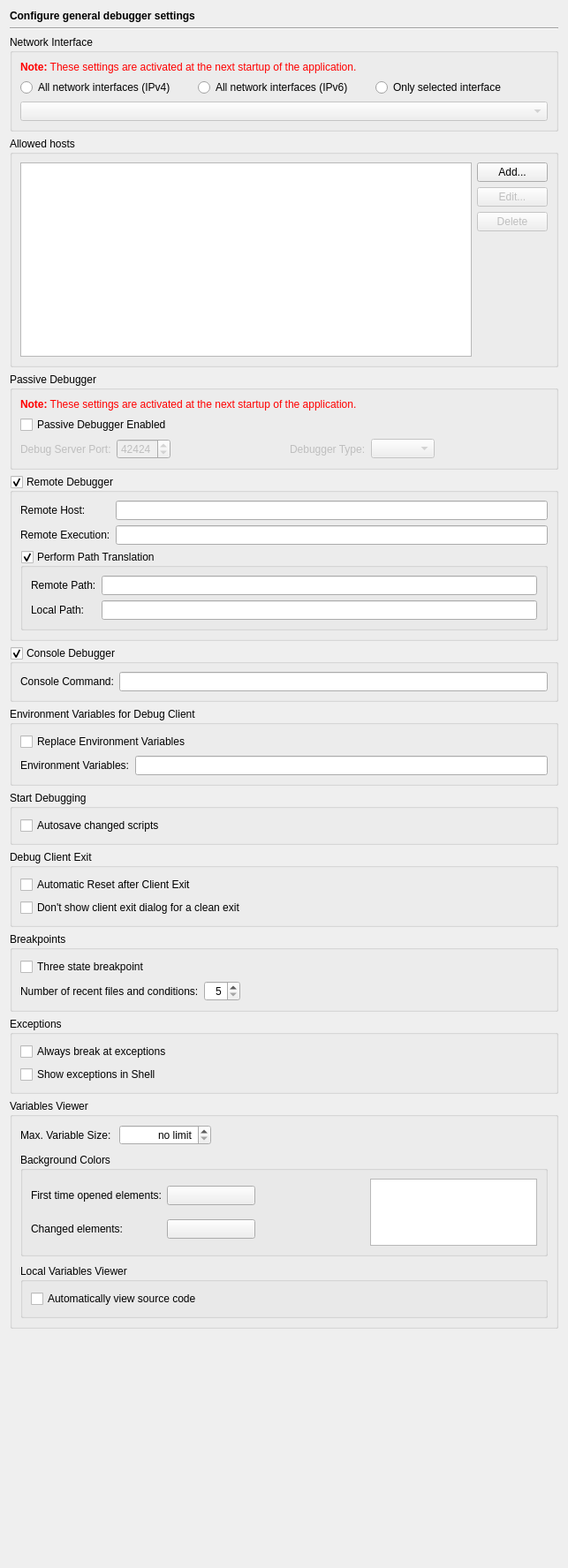
<?xml version="1.0" encoding="UTF-8"?>
<ui version="4.0">
 <class>DebuggerGeneralPage</class>
 <widget class="QWidget" name="DebuggerGeneralPage">
  <property name="geometry">
   <rect>
    <x>0</x>
    <y>0</y>
    <width>643</width>
    <height>1776</height>
   </rect>
  </property>
  <layout class="QVBoxLayout" name="verticalLayout_7">
   <item>
    <widget class="QLabel" name="headerLabel">
     <property name="text">
      <string>&lt;b&gt;Configure general debugger settings&lt;/b&gt;</string>
     </property>
    </widget>
   </item>
   <item>
    <widget class="Line" name="line11">
     <property name="frameShape">
      <enum>QFrame::HLine</enum>
     </property>
     <property name="frameShadow">
      <enum>QFrame::Sunken</enum>
     </property>
     <property name="orientation">
      <enum>Qt::Horizontal</enum>
     </property>
    </widget>
   </item>
   <item>
    <widget class="QGroupBox" name="groupBox_3">
     <property name="title">
      <string>Network Interface</string>
     </property>
     <layout class="QGridLayout" name="gridLayout_2">
      <item row="0" column="0" colspan="3">
       <widget class="QLabel" name="TextLabel1_2_3">
        <property name="text">
         <string>&lt;font color=&quot;#FF0000&quot;&gt;&lt;b&gt;Note:&lt;/b&gt; These settings are activated at the next startup of the application.&lt;/font&gt;</string>
        </property>
       </widget>
      </item>
      <item row="1" column="0">
       <widget class="QRadioButton" name="allInterfacesButton">
        <property name="toolTip">
         <string>Select to listen on all available network interfaces (IPv4 mode)</string>
        </property>
        <property name="text">
         <string>All network interfaces (IPv4)</string>
        </property>
       </widget>
      </item>
      <item row="1" column="1">
       <widget class="QRadioButton" name="all6InterfacesButton">
        <property name="toolTip">
         <string>Select to listen on all available network interfaces (IPv6 mode)</string>
        </property>
        <property name="text">
         <string>All network interfaces (IPv6)</string>
        </property>
       </widget>
      </item>
      <item row="1" column="2">
       <widget class="QRadioButton" name="selectedInterfaceButton">
        <property name="toolTip">
         <string>Select to listen on the configured interface</string>
        </property>
        <property name="text">
         <string>Only selected interface</string>
        </property>
       </widget>
      </item>
      <item row="2" column="0" colspan="3">
       <widget class="QComboBox" name="interfacesCombo">
        <property name="enabled">
         <bool>false</bool>
        </property>
        <property name="toolTip">
         <string>Select the network interface to listen on</string>
        </property>
       </widget>
      </item>
     </layout>
    </widget>
   </item>
   <item>
    <widget class="QGroupBox" name="groupBox_4">
     <property name="title">
      <string>Allowed hosts</string>
     </property>
     <layout class="QGridLayout">
      <item row="3" column="1">
       <spacer>
        <property name="orientation">
         <enum>Qt::Vertical</enum>
        </property>
        <property name="sizeHint" stdset="0">
         <size>
          <width>20</width>
          <height>40</height>
         </size>
        </property>
       </spacer>
      </item>
      <item row="2" column="1">
       <widget class="QPushButton" name="deleteAllowedHostButton">
        <property name="enabled">
         <bool>false</bool>
        </property>
        <property name="text">
         <string>Delete</string>
        </property>
       </widget>
      </item>
      <item row="1" column="1">
       <widget class="QPushButton" name="editAllowedHostButton">
        <property name="enabled">
         <bool>false</bool>
        </property>
        <property name="text">
         <string>Edit...</string>
        </property>
       </widget>
      </item>
      <item row="0" column="1">
       <widget class="QPushButton" name="addAllowedHostButton">
        <property name="text">
         <string>Add...</string>
        </property>
       </widget>
      </item>
      <item row="0" column="0" rowspan="4">
       <widget class="QListWidget" name="allowedHostsList">
        <property name="sizePolicy">
         <sizepolicy hsizetype="Expanding" vsizetype="Preferred">
          <horstretch>0</horstretch>
          <verstretch>0</verstretch>
         </sizepolicy>
        </property>
       </widget>
      </item>
     </layout>
    </widget>
   </item>
   <item>
    <widget class="QGroupBox" name="passiveDbgGroup">
     <property name="title">
      <string>Passive Debugger</string>
     </property>
     <layout class="QGridLayout" name="gridLayout">
      <item row="0" column="0" colspan="6">
       <widget class="QLabel" name="TextLabel1_2_2">
        <property name="text">
         <string>&lt;font color=&quot;#FF0000&quot;&gt;&lt;b&gt;Note:&lt;/b&gt; These settings are activated at the next startup of the application.&lt;/font&gt;</string>
        </property>
       </widget>
      </item>
      <item row="1" column="0" colspan="6">
       <widget class="QCheckBox" name="passiveDbgCheckBox">
        <property name="toolTip">
         <string>Enables the passive debug mode</string>
        </property>
        <property name="whatsThis">
         <string>&lt;b&gt;Passive Debugger Enabled&lt;/b&gt;
&lt;p&gt;This enables the passive debugging mode. In this mode the debug client (the script) connects to the debug server (the IDE). The script is started outside the IDE. This way mod_python or Zope scripts can be debugged.&lt;/p&gt;</string>
        </property>
        <property name="text">
         <string>Passive Debugger Enabled</string>
        </property>
       </widget>
      </item>
      <item row="2" column="0">
       <widget class="QLabel" name="passiveDbgPortLabel">
        <property name="enabled">
         <bool>false</bool>
        </property>
        <property name="text">
         <string>Debug Server Port:</string>
        </property>
       </widget>
      </item>
      <item row="2" column="1">
       <widget class="QSpinBox" name="passiveDbgPortSpinBox">
        <property name="enabled">
         <bool>false</bool>
        </property>
        <property name="toolTip">
         <string>Enter the port the debugger should listen on</string>
        </property>
        <property name="whatsThis">
         <string>&lt;b&gt;Debug Server Port&lt;/b&gt;
&lt;p&gt;Enter the port the debugger should listen on.&lt;/p&gt;</string>
        </property>
        <property name="minimum">
         <number>1024</number>
        </property>
        <property name="maximum">
         <number>65535</number>
        </property>
        <property name="value">
         <number>42424</number>
        </property>
       </widget>
      </item>
      <item row="2" column="2">
       <spacer name="horizontalSpacer_2">
        <property name="orientation">
         <enum>Qt::Horizontal</enum>
        </property>
        <property name="sizeHint" stdset="0">
         <size>
          <width>91</width>
          <height>20</height>
         </size>
        </property>
       </spacer>
      </item>
      <item row="2" column="3">
       <widget class="QLabel" name="label">
        <property name="enabled">
         <bool>false</bool>
        </property>
        <property name="text">
         <string>Debugger Type:</string>
        </property>
       </widget>
      </item>
      <item row="2" column="4">
       <widget class="QComboBox" name="passiveDbgBackendCombo">
        <property name="enabled">
         <bool>false</bool>
        </property>
        <property name="toolTip">
         <string>Select the debugger type of the backend</string>
        </property>
       </widget>
      </item>
      <item row="2" column="5">
       <spacer name="horizontalSpacer">
        <property name="orientation">
         <enum>Qt::Horizontal</enum>
        </property>
        <property name="sizeHint" stdset="0">
         <size>
          <width>91</width>
          <height>20</height>
         </size>
        </property>
       </spacer>
      </item>
     </layout>
    </widget>
   </item>
   <item>
    <widget class="QGroupBox" name="remoteDebuggerGroup">
     <property name="toolTip">
      <string>Select, if the debugger should be run remotely</string>
     </property>
     <property name="title">
      <string>Remote Debugger</string>
     </property>
     <property name="checkable">
      <bool>true</bool>
     </property>
     <layout class="QGridLayout">
      <item row="0" column="1">
       <widget class="QLineEdit" name="hostLineEdit">
        <property name="toolTip">
         <string>Enter the hostname of the remote machine.</string>
        </property>
        <property name="whatsThis">
         <string>&lt;b&gt;Remote Host&lt;/b&gt;
&lt;p&gt;Enter the hostname of the remote machine.&lt;/p&gt;</string>
        </property>
       </widget>
      </item>
      <item row="0" column="0">
       <widget class="QLabel" name="hostLabel">
        <property name="text">
         <string>Remote Host:</string>
        </property>
        <property name="buddy">
         <cstring>hostLineEdit</cstring>
        </property>
       </widget>
      </item>
      <item row="1" column="0">
       <widget class="QLabel" name="execLabel">
        <property name="text">
         <string>Remote Execution:</string>
        </property>
        <property name="buddy">
         <cstring>execLineEdit</cstring>
        </property>
       </widget>
      </item>
      <item row="1" column="1">
       <widget class="QLineEdit" name="execLineEdit">
        <property name="toolTip">
         <string>Enter the remote execution command.</string>
        </property>
        <property name="whatsThis">
         <string>&lt;b&gt;Remote Execution&lt;/b&gt;
&lt;p&gt;Enter the remote execution command (e.g. ssh). This command is used to log into the remote host and execute the remote debugger.&lt;/p&gt;</string>
        </property>
       </widget>
      </item>
      <item row="2" column="0" colspan="2">
       <widget class="QGroupBox" name="dbgPathTranslationGroup">
        <property name="toolTip">
         <string>Select, if path translation for remote debugging should be done</string>
        </property>
        <property name="title">
         <string>Perform Path Translation</string>
        </property>
        <property name="checkable">
         <bool>true</bool>
        </property>
        <layout class="QGridLayout" name="_2">
         <item row="1" column="0">
          <widget class="QLabel" name="textLabel2_9">
           <property name="text">
            <string>Local Path:</string>
           </property>
          </widget>
         </item>
         <item row="1" column="1">
          <widget class="QLineEdit" name="dbgTranslationLocalEdit">
           <property name="toolTip">
            <string>Enter the local path</string>
           </property>
          </widget>
         </item>
         <item row="0" column="1">
          <widget class="QLineEdit" name="dbgTranslationRemoteEdit">
           <property name="toolTip">
            <string>Enter the remote path</string>
           </property>
          </widget>
         </item>
         <item row="0" column="0">
          <widget class="QLabel" name="textLabel1_18">
           <property name="text">
            <string>Remote Path:</string>
           </property>
          </widget>
         </item>
        </layout>
       </widget>
      </item>
     </layout>
    </widget>
   </item>
   <item>
    <widget class="QGroupBox" name="consoleDebuggerGroup">
     <property name="toolTip">
      <string>Select, if the debugger should be executed in a console window</string>
     </property>
     <property name="title">
      <string>Console Debugger</string>
     </property>
     <property name="checkable">
      <bool>true</bool>
     </property>
     <layout class="QGridLayout" name="_4">
      <item row="0" column="1">
       <widget class="QLineEdit" name="consoleDbgEdit">
        <property name="toolTip">
         <string>Enter the console command (e.g. xterm -e)</string>
        </property>
        <property name="whatsThis">
         <string>&lt;b&gt;Console Command&lt;/b&gt;
&lt;p&gt;Enter the console command (e.g. xterm -e). This command is used to open a command window for the debugger.&lt;/p&gt;</string>
        </property>
       </widget>
      </item>
      <item row="0" column="0">
       <widget class="QLabel" name="textLabel1_17">
        <property name="text">
         <string>Console Command:</string>
        </property>
       </widget>
      </item>
     </layout>
    </widget>
   </item>
   <item>
    <widget class="QGroupBox" name="groupBox_5">
     <property name="title">
      <string>Environment Variables for Debug Client</string>
     </property>
     <layout class="QGridLayout" name="_3">
      <item row="0" column="0" colspan="2">
       <widget class="QCheckBox" name="debugEnvironReplaceCheckBox">
        <property name="toolTip">
         <string>Select, if the environment should be replaced.</string>
        </property>
        <property name="whatsThis">
         <string>&lt;b&gt;Replace Environment&lt;/b&gt;
&lt;p&gt;If this entry is checked, the environment of the debugger will be replaced by the entries of the environment variables field. If it is unchecked, the environment will be ammended by these settings.&lt;/p&gt;</string>
        </property>
        <property name="text">
         <string>Replace Environment Variables</string>
        </property>
       </widget>
      </item>
      <item row="1" column="0">
       <widget class="QLabel" name="textLabel1_16">
        <property name="text">
         <string>Environment Variables:</string>
        </property>
       </widget>
      </item>
      <item row="1" column="1">
       <widget class="QLineEdit" name="debugEnvironEdit">
        <property name="toolTip">
         <string>Enter the environment variables to be set.</string>
        </property>
        <property name="whatsThis">
         <string>&lt;b&gt;Environment Variables&lt;/b&gt;
&lt;p&gt;Enter the environment variables to be set for the debugger. The individual settings must be separated by whitespace and be given in the form 'var=value'.&lt;/p&gt;
&lt;p&gt;Example: var1=1 var2=&quot;hello world&quot;&lt;/p&gt;</string>
        </property>
       </widget>
      </item>
     </layout>
    </widget>
   </item>
   <item>
    <widget class="QGroupBox" name="groupBox">
     <property name="title">
      <string>Start Debugging</string>
     </property>
     <layout class="QVBoxLayout" name="verticalLayout">
      <item>
       <widget class="QCheckBox" name="debugAutoSaveScriptsCheckBox">
        <property name="toolTip">
         <string>Select, whether changed scripts should be saved upon a debug, run, ... action.</string>
        </property>
        <property name="text">
         <string>Autosave changed scripts</string>
        </property>
       </widget>
      </item>
     </layout>
    </widget>
   </item>
   <item>
    <widget class="QGroupBox" name="groupBox_7">
     <property name="title">
      <string>Debug Client Exit</string>
     </property>
     <layout class="QVBoxLayout" name="verticalLayout_3">
      <item>
       <widget class="QCheckBox" name="automaticResetCheckBox">
        <property name="toolTip">
         <string>Select, whether a reset of the debug client should be performed after a client exit</string>
        </property>
        <property name="text">
         <string>Automatic Reset after Client Exit</string>
        </property>
       </widget>
      </item>
      <item>
       <widget class="QCheckBox" name="dontShowClientExitCheckBox">
        <property name="toolTip">
         <string>Select to suppress the client exit dialog for a clean exit</string>
        </property>
        <property name="text">
         <string>Don't show client exit dialog for a clean exit</string>
        </property>
       </widget>
      </item>
     </layout>
    </widget>
   </item>
   <item>
    <widget class="QGroupBox" name="groupBox_8">
     <property name="title">
      <string>Breakpoints</string>
     </property>
     <layout class="QVBoxLayout" name="verticalLayout_2">
      <item>
       <widget class="QCheckBox" name="debugThreeStateBreakPoint">
        <property name="toolTip">
         <string>Select to change the breakpoint toggle order from Off-&gt;On-&gt;Off to Off-&gt;On (permanent)-&gt;On (temporary)-&gt;Off</string>
        </property>
        <property name="text">
         <string>Three state breakpoint</string>
        </property>
       </widget>
      </item>
      <item>
       <layout class="QHBoxLayout" name="horizontalLayout_2">
        <item>
         <widget class="QLabel" name="label_4">
          <property name="text">
           <string>Number of recent files and conditions:</string>
          </property>
         </widget>
        </item>
        <item>
         <widget class="QSpinBox" name="recentFilesSpinBox">
          <property name="toolTip">
           <string>Enter the number of recent files and breakpoint conditions to remember</string>
          </property>
          <property name="alignment">
           <set>Qt::AlignRight|Qt::AlignTrailing|Qt::AlignVCenter</set>
          </property>
          <property name="minimum">
           <number>5</number>
          </property>
          <property name="maximum">
           <number>50</number>
          </property>
         </widget>
        </item>
        <item>
         <spacer name="spacer">
          <property name="orientation">
           <enum>Qt::Horizontal</enum>
          </property>
          <property name="sizeHint" stdset="0">
           <size>
            <width>40</width>
            <height>20</height>
           </size>
          </property>
         </spacer>
        </item>
       </layout>
      </item>
     </layout>
    </widget>
   </item>
   <item>
    <widget class="QGroupBox" name="groupBox_9">
     <property name="title">
      <string>Exceptions</string>
     </property>
     <layout class="QVBoxLayout" name="verticalLayout_4">
      <item>
       <widget class="QCheckBox" name="exceptionBreakCheckBox">
        <property name="toolTip">
         <string>Select to always break at exceptions</string>
        </property>
        <property name="text">
         <string>Always break at exceptions</string>
        </property>
       </widget>
      </item>
      <item>
       <widget class="QCheckBox" name="exceptionShellCheckBox">
        <property name="toolTip">
         <string>Select to show exception information in the shell window</string>
        </property>
        <property name="text">
         <string>Show exceptions in Shell</string>
        </property>
       </widget>
      </item>
     </layout>
    </widget>
   </item>
   <item>
    <widget class="QGroupBox" name="groupBox_11">
     <property name="title">
      <string>Variables Viewer</string>
     </property>
     <layout class="QVBoxLayout" name="verticalLayout_6">
      <property name="spacing">
       <number>9</number>
      </property>
      <item>
       <layout class="QHBoxLayout" name="horizontalLayout">
        <item>
         <widget class="QLabel" name="label_2">
          <property name="text">
           <string>Max. Variable Size:</string>
          </property>
         </widget>
        </item>
        <item>
         <widget class="QSpinBox" name="maxSizeSpinBox">
          <property name="toolTip">
           <string>Enter the maximum size of a variable to be shown (0 = no limit)</string>
          </property>
          <property name="alignment">
           <set>Qt::AlignRight|Qt::AlignTrailing|Qt::AlignVCenter</set>
          </property>
          <property name="specialValueText">
           <string>no limit</string>
          </property>
          <property name="showGroupSeparator" stdset="0">
           <bool>true</bool>
          </property>
          <property name="suffix">
           <string> Bytes</string>
          </property>
          <property name="maximum">
           <number>1063256064</number>
          </property>
          <property name="singleStep">
           <number>16384</number>
          </property>
         </widget>
        </item>
        <item>
         <spacer name="horizontalSpacer_3">
          <property name="orientation">
           <enum>Qt::Horizontal</enum>
          </property>
          <property name="sizeHint" stdset="0">
           <size>
            <width>40</width>
            <height>20</height>
           </size>
          </property>
         </spacer>
        </item>
       </layout>
      </item>
      <item>
       <widget class="QGroupBox" name="groupBox_2">
        <property name="title">
         <string>Background Colors</string>
        </property>
        <layout class="QHBoxLayout" name="horizontalLayout_3" stretch="2,1">
         <item>
          <layout class="QGridLayout" name="gridLayout_3">
           <property name="topMargin">
            <number>8</number>
           </property>
           <property name="bottomMargin">
            <number>8</number>
           </property>
           <property name="verticalSpacing">
            <number>16</number>
           </property>
           <item row="1" column="1">
            <widget class="QPushButton" name="backgroundChangedButton">
             <property name="minimumSize">
              <size>
               <width>100</width>
               <height>0</height>
              </size>
             </property>
             <property name="maximumSize">
              <size>
               <width>100</width>
               <height>16777215</height>
              </size>
             </property>
             <property name="toolTip">
              <string>Select the background color for changed items.</string>
             </property>
             <property name="text">
              <string/>
             </property>
            </widget>
           </item>
           <item row="1" column="0">
            <widget class="QLabel" name="label_bgChangedItems">
             <property name="text">
              <string>Changed elements:</string>
             </property>
            </widget>
           </item>
           <item row="0" column="0">
            <widget class="QLabel" name="label_bgFirstLoaded">
             <property name="text">
              <string>First time opened elements:</string>
             </property>
            </widget>
           </item>
           <item row="0" column="1">
            <widget class="QPushButton" name="backgroundNewButton">
             <property name="minimumSize">
              <size>
               <width>100</width>
               <height>0</height>
              </size>
             </property>
             <property name="maximumSize">
              <size>
               <width>100</width>
               <height>16777215</height>
              </size>
             </property>
             <property name="toolTip">
              <string>Select the background color for elements which are loaded for the first time.</string>
             </property>
             <property name="text">
              <string/>
             </property>
            </widget>
           </item>
           <item row="0" column="2">
            <spacer name="horizontalSpacer_4">
             <property name="orientation">
              <enum>Qt::Horizontal</enum>
             </property>
             <property name="sizeHint" stdset="0">
              <size>
               <width>40</width>
               <height>20</height>
              </size>
             </property>
            </spacer>
           </item>
          </layout>
         </item>
         <item>
          <widget class="QListView" name="preView">
           <property name="sizePolicy">
            <sizepolicy hsizetype="Expanding" vsizetype="Ignored">
             <horstretch>0</horstretch>
             <verstretch>0</verstretch>
            </sizepolicy>
           </property>
           <property name="focusPolicy">
            <enum>Qt::NoFocus</enum>
           </property>
           <property name="verticalScrollBarPolicy">
            <enum>Qt::ScrollBarAlwaysOff</enum>
           </property>
           <property name="horizontalScrollBarPolicy">
            <enum>Qt::ScrollBarAlwaysOff</enum>
           </property>
           <property name="editTriggers">
            <set>QAbstractItemView::NoEditTriggers</set>
           </property>
           <property name="alternatingRowColors">
            <bool>true</bool>
           </property>
          </widget>
         </item>
        </layout>
       </widget>
      </item>
      <item>
       <widget class="QGroupBox" name="groupBox_10">
        <property name="title">
         <string>Local Variables Viewer</string>
        </property>
        <layout class="QVBoxLayout" name="verticalLayout_5">
         <item>
          <widget class="QCheckBox" name="autoViewSourcecodeCheckBox">
           <property name="toolTip">
            <string>Automatically view source code when user changes the callstack frame in the callstack viewer.</string>
           </property>
           <property name="text">
            <string>Automatically view source code</string>
           </property>
          </widget>
         </item>
        </layout>
       </widget>
      </item>
     </layout>
    </widget>
   </item>
   <item>
    <spacer name="verticalSpacer">
     <property name="orientation">
      <enum>Qt::Vertical</enum>
     </property>
     <property name="sizeHint" stdset="0">
      <size>
       <width>20</width>
       <height>28</height>
      </size>
     </property>
    </spacer>
   </item>
  </layout>
 </widget>
 <tabstops>
  <tabstop>allInterfacesButton</tabstop>
  <tabstop>all6InterfacesButton</tabstop>
  <tabstop>selectedInterfaceButton</tabstop>
  <tabstop>interfacesCombo</tabstop>
  <tabstop>allowedHostsList</tabstop>
  <tabstop>addAllowedHostButton</tabstop>
  <tabstop>editAllowedHostButton</tabstop>
  <tabstop>deleteAllowedHostButton</tabstop>
  <tabstop>passiveDbgCheckBox</tabstop>
  <tabstop>passiveDbgPortSpinBox</tabstop>
  <tabstop>passiveDbgBackendCombo</tabstop>
  <tabstop>remoteDebuggerGroup</tabstop>
  <tabstop>hostLineEdit</tabstop>
  <tabstop>execLineEdit</tabstop>
  <tabstop>dbgPathTranslationGroup</tabstop>
  <tabstop>dbgTranslationRemoteEdit</tabstop>
  <tabstop>dbgTranslationLocalEdit</tabstop>
  <tabstop>consoleDebuggerGroup</tabstop>
  <tabstop>consoleDbgEdit</tabstop>
  <tabstop>debugEnvironReplaceCheckBox</tabstop>
  <tabstop>debugEnvironEdit</tabstop>
  <tabstop>debugAutoSaveScriptsCheckBox</tabstop>
  <tabstop>automaticResetCheckBox</tabstop>
  <tabstop>dontShowClientExitCheckBox</tabstop>
  <tabstop>debugThreeStateBreakPoint</tabstop>
  <tabstop>recentFilesSpinBox</tabstop>
  <tabstop>exceptionBreakCheckBox</tabstop>
  <tabstop>exceptionShellCheckBox</tabstop>
  <tabstop>maxSizeSpinBox</tabstop>
  <tabstop>backgroundNewButton</tabstop>
  <tabstop>backgroundChangedButton</tabstop>
  <tabstop>autoViewSourcecodeCheckBox</tabstop>
 </tabstops>
 <resources/>
 <connections>
  <connection>
   <sender>passiveDbgCheckBox</sender>
   <signal>toggled(bool)</signal>
   <receiver>passiveDbgPortLabel</receiver>
   <slot>setEnabled(bool)</slot>
   <hints>
    <hint type="sourcelabel">
     <x>121</x>
     <y>467</y>
    </hint>
    <hint type="destinationlabel">
     <x>107</x>
     <y>498</y>
    </hint>
   </hints>
  </connection>
  <connection>
   <sender>passiveDbgCheckBox</sender>
   <signal>toggled(bool)</signal>
   <receiver>passiveDbgPortSpinBox</receiver>
   <slot>setEnabled(bool)</slot>
   <hints>
    <hint type="sourcelabel">
     <x>219</x>
     <y>467</y>
    </hint>
    <hint type="destinationlabel">
     <x>205</x>
     <y>498</y>
    </hint>
   </hints>
  </connection>
  <connection>
   <sender>selectedInterfaceButton</sender>
   <signal>toggled(bool)</signal>
   <receiver>interfacesCombo</receiver>
   <slot>setEnabled(bool)</slot>
   <hints>
    <hint type="sourcelabel">
     <x>587</x>
     <y>107</y>
    </hint>
    <hint type="destinationlabel">
     <x>307</x>
     <y>137</y>
    </hint>
   </hints>
  </connection>
  <connection>
   <sender>passiveDbgCheckBox</sender>
   <signal>toggled(bool)</signal>
   <receiver>label</receiver>
   <slot>setEnabled(bool)</slot>
   <hints>
    <hint type="sourcelabel">
     <x>78</x>
     <y>467</y>
    </hint>
    <hint type="destinationlabel">
     <x>410</x>
     <y>498</y>
    </hint>
   </hints>
  </connection>
  <connection>
   <sender>passiveDbgCheckBox</sender>
   <signal>toggled(bool)</signal>
   <receiver>passiveDbgBackendCombo</receiver>
   <slot>setEnabled(bool)</slot>
   <hints>
    <hint type="sourcelabel">
     <x>257</x>
     <y>467</y>
    </hint>
    <hint type="destinationlabel">
     <x>484</x>
     <y>497</y>
    </hint>
   </hints>
  </connection>
 </connections>
</ui>
